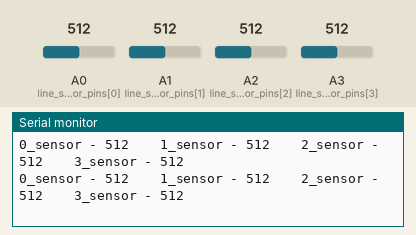
Simulated run of this sketch. Board: Arduino Uno, built with avr-gcc and run on an emulated ATmega328P. On the bench: the last lines printed to the serial monitor. The inputs (shaded band) are chosen by the test bench; at power-on: A0 (line_sensor_pins[0]) = 512, A1 (line_sensor_pins[1]) = 512, A2 (line_sensor_pins[2]) = 512, A3 (line_sensor_pins[3]) = 512.

Above: at 1.2 s.
1.3 s: A0 (line_sensor_pins[0]) set to 105
At 1.33 s:
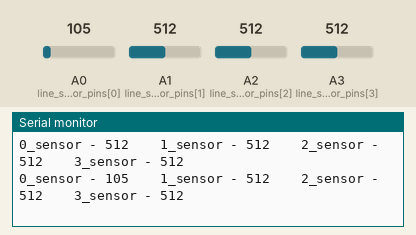
4.3 s: A0 (line_sensor_pins[0]) set to 90
At 4.39 s:
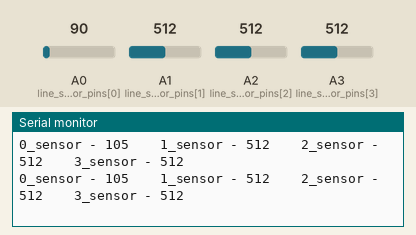
8.8 s: A1 (line_sensor_pins[1]) set to 110
At 8.84 s:
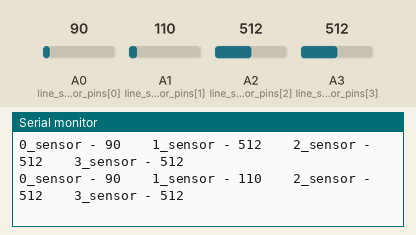
10.3 s: A1 (line_sensor_pins[1]) set to 91
At 10.36 s:
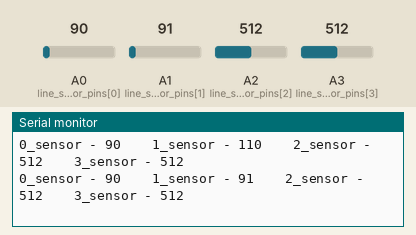
Timing chart, 0 to 13.3 s (numbered marks = the images above; inputs shaded):
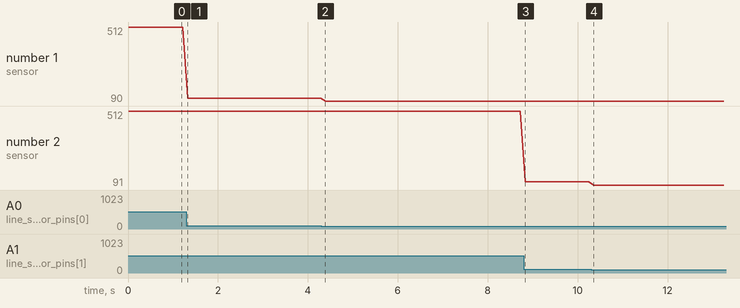

Measured:
- after the input at 1.3 s, the serial monitor: prints a new line at once (image 1)
- after the input at 8.8 s, the serial monitor: prints a new line at once (image 3)
- after the input at 10.3 s, the serial monitor: prints a new line after 0.05 s (image 4)
- plotted number 1: 512 → 105 after the input at 1.3 s, 105 → 90 after the input at 4.3 s
- plotted number 2: 512 → 110 after the input at 8.8 s, 110 → 91 after the input at 10.3 s

The sketch:

line_sensor_test.ino
```cpp
const int line_sensor_pins[] = {A0, A1, A2, A3};

int get_line_sensor(int pin){
  int value = analogRead(pin);
  return value;
  }

void setup() {
  Serial.begin(9600);
  Serial.println("START PROGRAM");

  for (int i = A0; i <= A3; i++) pinMode(line_sensor_pins[i], INPUT);
  }

void loop() {
  for (int i = A0; i <= A3; i++){
    Serial.print(i-A0);
    Serial.print("_sensor - ");
    Serial.print(get_line_sensor(i));
    Serial.print("    ");
    }
  Serial.println("");
  delay(100);
  }
```
